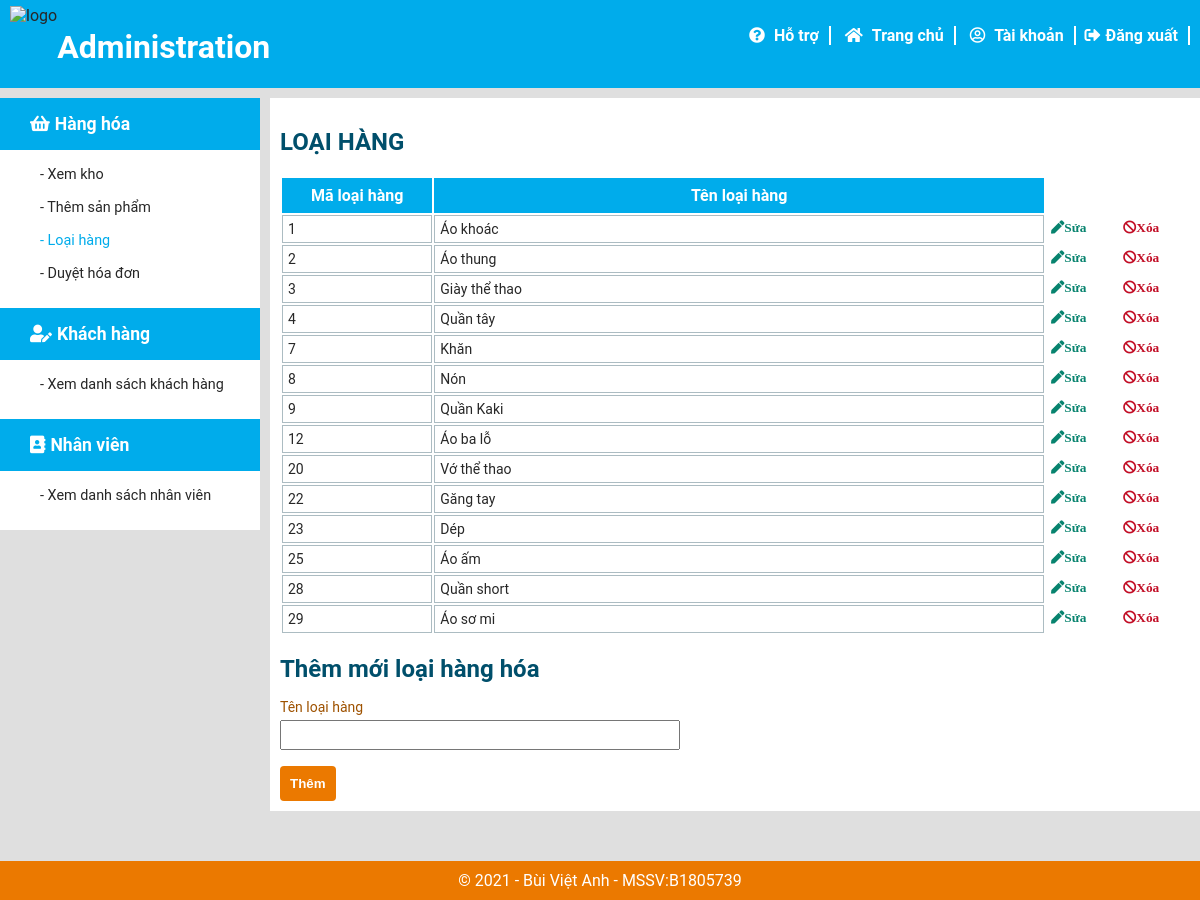
The page /loaihang.php on the database its author committed.
### tables this page shows
CREATE TABLE `loaihanghoa` (
  `MaLoaiHang` int(11) NOT NULL,
  `TenLoaiHang` varchar(20) NOT NULL
);

### sql_connect.php (called while the page is built, shortened)
<?php
function execute_data($sql, $connect)
{
    $result = mysqli_query($connect, $sql);
    $data = array();
    while ($row = mysqli_fetch_array($result)) {
        $data[] = $row;
    }
    return $data;
}

### loaihang.php (the view, shortened to what this page needs)
<?php
require_once("sql_connect.php");
?>
<!DOCTYPE html>
<html>
<head>
    <link rel="stylesheet" href="CSS/tablestyle.css">
    <link rel="stylesheet" href="CSS/style.css">
    <link rel="stylesheet" href="CSS/admin.css">
    <link rel="stylesheet" href="CSS/formadmin.css">
    <link rel="stylesheet" href="fontawesome/css/all.css">
</head>
<body>
    <header>
        <div class="h-top">
            <div class="row">
                <nav class="h-topleft">
                    <a href="index.php"><img id="logo" src="ima/logo_bird.gif" alt="logo"></a>
                    <h2>Administration</h2>
                </nav>
                <nav class="h-topright">
                    <a class="tiede keochuot" href="#"><i class="fas fa-question-circle iconwhite">
                            <p>Hỗ trợ</p>
                        </i></a>
                    <a class="tiede keochuot" href="index.php"><i class="fas fa-home iconwhite">
                            <p>Trang chủ</p>
                        </i></a>
                    <a class="tiede keochuot" href="taikhoan_nv.php"><i class="far fa-user-circle iconwhite">
                            <p>Tài khoản</p>
                        </i></a>
                    <a class="tiede keochuot" href="sql_connect.php?sign_out=1"><i class="fas fa-sign-out-alt"><p>Đăng xuất</p></i></a>
                </nav>
            </div>
        </div>
    </header>
    <section id="admin-section">
        <div id="bar" name="bar">
            <ul class="bar-ul">
                <li class="bar-li">
                    <p class="li-tide"><i class="fas fa-shopping-basket"></i><b>Hàng hóa</b></p>
                    <div>
                        <ul>
                            <li class="usecase"><a class="keochuot" href="ds_hang.php">- Xem kho</a></li>
                            <li class="usecase"><a class="keochuot" href="themhang.php">- Thêm sản phẩm</a></li>
                            <li class="usecase"><a class="keochuot" href="loaihang.php" style="color: var(--color-1);">- Loại hàng</a></li>
                            <li class="usecase"><a class="keochuot" href="ds_hoadon.php">- Duyệt hóa đơn</a></li>
                        </ul>
                    </div>
                </li>
                <li class="bar-li">
                    <p class="li-tide"><i class="fas fa-user-edit"></i><b>Khách hàng</b></p>
                    <div>
                        <ul>
                            <li class="usecase"><a class="keochuot" href="danhsachkhachhang.php">- Xem danh sách khách hàng</a></li>
                        </ul>
                    </div>
                </li>
                <li class="bar-li">
                    <p class="li-tide"><i class="fas fa-address-book"></i><b>Nhân viên</b></p>
                    <div>
                        <ul>
                            <li class="usecase"><a class="keochuot" href="danhsachnhanvien.php">- Xem danh sách nhân viên</a></li>
                        </ul>
                    </div>
                </li>
            </ul>
        </div>
        <div id="work">
            <div class="edit">
                <h2>LOẠI HÀNG</h2>
                <table>
                    <tr>
                        <th  class="table-ma">Mã loại hàng</th>
                        <th>Tên loại hàng</th>
                    </tr>
                    <?php
                    $s = "select * from LoaiHangHoa";
                    $data = execute_data($s,$connect);
                    for ($i = 0; $i < count($data); $i++) {
                        echo '<tr>
                            <td>' . $data[$i]['MaLoaiHang'] . '</td>
                            <td>' . $data[$i]['TenLoaiHang'] . '</td>
                            <td class="table-nut"><a href="sualoaihang.php?id='.$data[$i]['MaLoaiHang'].'">
                                <button class="btnUpdate"><i class="fas fa-pen">Sửa</i></button>
                            </a></td>
                            <td class="table-nut"><a href="loaihang.php?delete_loaihang='.$data[$i]['MaLoaiHang'].'">
                            <button class="btnDelete" ><i class="fas fa-ban">Xóa</i></button>
                            </a></td>
                        </tr>';
                    }
                    ?>
                </table>
            </div>
            <form action="" method="POST" style="margin-top: 20px;">
                <h2>Thêm mới loại hàng hóa</h2>
                <p>Tên loại hàng </p><input name="ten" type="text"><br>
                <button class="from-btn" type="submit">Thêm</button>
            </form>
        </div>
    </section>
    <footer>
        <p>
            &copy; 2021 - Bùi Việt Anh - MSSV:B1805739
        </p>
    </footer>
</body>
</html>

### CSS/tablestyle.css (style rules this page uses)
table { margin-top: 20px; width: 100%; }
th { background-color: var(--color-1); color: white; padding: 8px; max-width: 300px; }
td { border: 1px solid rgb(172, 188, 194); font-size: 14px; padding: 5px; max-width: 300px; vertical-align: top; }
.table-nut { border: none; background-color: rgba(255, 0, 0, 0); padding: 0; width: 70px; }
.table-ma { max-width: 24px; }
table button { padding: 5px; border: none; background-color: white; transition: all .3s; }
.btnUpdate { color: rgb(7, 131, 110); }
.btnDelete { color: rgb(194, 14, 38); }

### CSS/style.css (style rules this page uses)
* { padding: 0px; margin: 0px; box-sizing: border-box; }
html { color: rgb(39, 39, 39); font-family: Roboto, Helvetica, Arial, sans-serif; font-size: 16px; background-color: #dfdfdf; text-rendering: optimizeLegibility; }
ul { list-style: none; }
a { color: rgb(39, 39, 39); text-decoration: none; }
:root { --color-1: #00ACEB; --color-2: #19C2FF; --color-3: #00749E; --color-4: #9E5200; --color-5: #EB7900; --color-6: #004F6B; }
.row { padding-left: 10px; padding-right: 10px; max-width: 1240px; margin: 0 auto; }
.keochuot i p { padding-left: 5px; display: inline; font-family: Roboto, Helvetica, Arial, sans-serif; font-weight: 600; font-size: 16px; }
.iconwhite { color: white; transition: all .3s; cursor: pointer; margin: auto 5px; }
i { margin-right: 5px; }
.h-top { background-color: var(--color-1); padding-top: 6px; padding-bottom: 6px; }
.h-top .row { display: flex; justify-content: space-between; }
.h-topright .tiede { border-right: 2px solid; padding-right: 5px; padding-left: 5px; }
.h-top .tiede { font-weight: 600; }
.tiede { color: white; text-decoration: none; text-align: center; line-height: 1; margin: auto; }
footer { background-color: var(--color-5); text-align: center; color: white; padding: 10px; }

### CSS/admin.css (style rules this page uses)
:root { --color-1: #00ACEB; --color-2: #19C2FF; --color-3: #00749E; --color-4: #9E5200; --color-5: #EB7900; --color-6: #004F6B; }
.h-top { background-color: var(--color-1); }
.h-topleft { display: flex; justify-content: left; }
.h-topleft h2 { font-size: 200%; color: white; padding-top: 22px; }
.h-topright { padding-top: 20px; }
#admin-section { margin-top: 10px; display: flex; }
#bar { width: 260px; }
.bar-ul { background-color: rgb(255, 255, 255); color: white; }
.bar-li { padding-bottom: 10px; }
.bar-ul a { color: rgb(39, 39, 39); }
.li-tide { padding: 16px; padding-left: 30px; background-color: var(--color-1); font-size: 110%; }
.usecase { font-size: 90%; margin: 16px 0; padding-left: 40px; }
#work { width: auto; background-color: rgb(255, 255, 255); margin-left: 10px; padding: 10px; flex: 1; padding-top: 20px; }
.edit { margin-top: 10px; }
footer { margin-top: 50px; }

### CSS/formadmin.css (style rules this page uses)
h2 { color: var(--color-6); margin-bottom: 16px; }
form p,span { margin-top: 10px; margin-bottom: 5px; font-size: 14px; color: var(--color-4); }
form input { width:400px; height: 30px; padding-left: 6px; }
form button, .form-btn, .form-a-btn { border: none; margin-top: 16px; background-color: var(--color-5); padding: 10px; color: white; border-radius: 4px; transition: all .5s; font-weight: 600; }

### rows shown on the page
loaihanghoa: MaLoaiHang "1", TenLoaiHang "Áo khoác"
loaihanghoa: MaLoaiHang "2", TenLoaiHang "Áo thung"
loaihanghoa: MaLoaiHang "3", TenLoaiHang "Giày thể thao"
loaihanghoa: MaLoaiHang "4", TenLoaiHang "Quần tây"
loaihanghoa: MaLoaiHang "7", TenLoaiHang "Khăn"
loaihanghoa: MaLoaiHang "8", TenLoaiHang "Nón"
loaihanghoa: MaLoaiHang "9", TenLoaiHang "Quần Kaki"
loaihanghoa: MaLoaiHang "12", TenLoaiHang "Áo ba lỗ"
loaihanghoa: MaLoaiHang "20", TenLoaiHang "Vớ thể thao"
loaihanghoa: MaLoaiHang "22", TenLoaiHang "Găng tay"
loaihanghoa: MaLoaiHang "23", TenLoaiHang "Dép"
loaihanghoa: MaLoaiHang "25", TenLoaiHang "Áo ấm"
loaihanghoa: MaLoaiHang "28", TenLoaiHang "Quần short"
loaihanghoa: MaLoaiHang "29", TenLoaiHang "Áo sơ mi"
